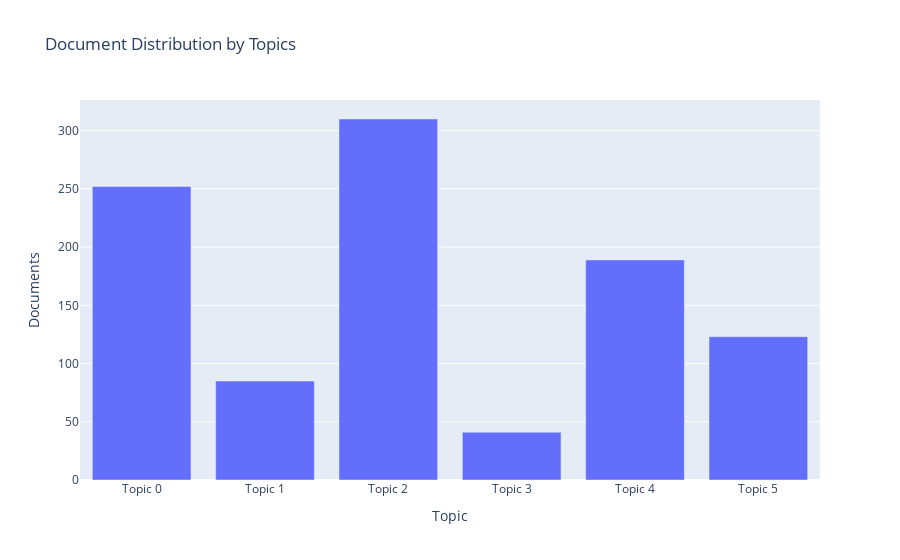

Notebook source saved alongside this figure:
### Markdown cell above
## Topic Distribution

### Code cell
plot_model(lda2, plot = 'topic_distribution')

### Figure 1 — Plotly figure (JSON) as saved in the notebook; plotly's stock layout.template omitted (floating-point values rounded to 4 significant figures)
{"data": [{"alignmentgroup": "True", "customdata": [["work, use, cable, br, speaker, device, charge, great, buy, well"], ["buy, br, use, would, get, need, plug, battery, time, unit"], ["sound, great, br, use, work, good, well, would, headphone, get"], ["use, exactly, look, work, plug, go, fit, tv, perfectly, station"], ["good, use, sound, headphone, work, price, great, quality, ear, get"], ["remote, work, use, well, good, product, issue, would, control, br"]], "hovertemplate": "Topic=%{x}<br>Documents=%{y}<br>Keyword=%{customdata[0]}<extra></extra>", "legendgroup": "", "marker": {"color": "#636efa"}, "name": "", "offsetgroup": "", "orientation": "v", "showlegend": false, "textposition": "auto", "type": "bar", "x": ["Topic 0", "Topic 1", "Topic 2", "Topic 3", "Topic 4", "Topic 5"], "xaxis": "x", "y": [252, 85, 310, 41, 189, 123], "yaxis": "y"}], "layout": {"barmode": "relative", "legend": {"tracegroupgap": 0}, "title": {"text": "Document Distribution by Topics"}, "xaxis": {"anchor": "y", "domain": [0, 1], "title": {"text": "Topic"}}, "yaxis": {"anchor": "x", "domain": [0, 1], "title": {"text": "Documents"}}}}
